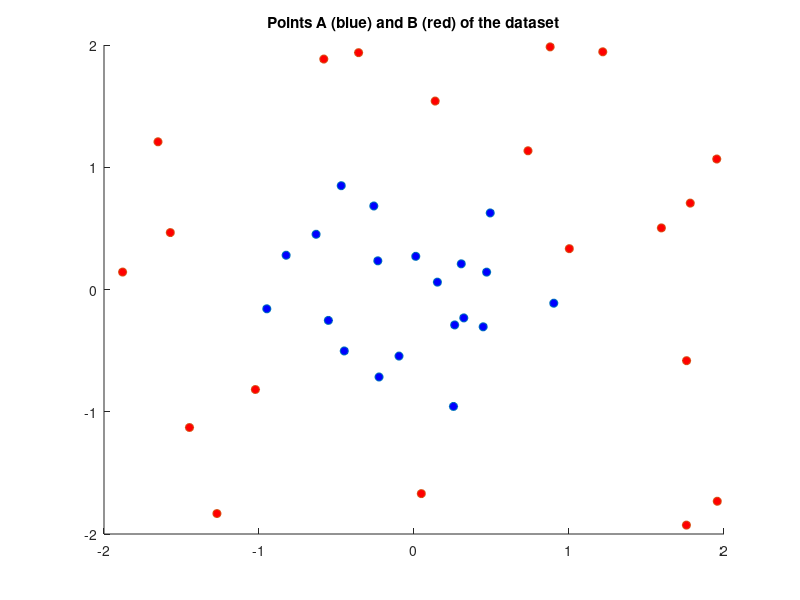

Recreate this plot in MATLAB. (Note: this script raises an error after producing the figure.)

%{
    Questo algoritmo prevede lo stesso obiettivo fatto nell'omonimo,
    ma stavolta risolvendo il più semplice problema Lagrangiano duale.

    Inoltre il dataset contiene dati NON linearmente separabili.
    Utilizzando il duale Lagrangiano c'è poco da modificare. 

%}




%{
    DATASET
%}


A = [0.0113    0.2713
        0.9018   -0.1121
        0.2624   -0.2899
        0.3049    0.2100
       -0.2255   -0.7156
       -0.9497   -0.1578
       -0.6318    0.4516
       -0.2593    0.6831
        0.4685    0.1421
       -0.4694    0.8492
       -0.5525   -0.2529
       -0.8250    0.2802
        0.4463   -0.3051
        0.3212   -0.2323
        0.2547   -0.9567
        0.4917    0.6262
       -0.2334    0.2346
        0.1510    0.0601
       -0.4499   -0.5027
       -0.0967   -0.5446  ];

B = [ 1.2178    1.9444
      -1.8800    0.1427
      -1.6517    1.2084
       1.9566   -1.7322
       1.7576   -1.9273
       0.7354    1.1349
       0.1366    1.5414
       1.5960    0.5038
      -1.4485   -1.1288
      -1.2714   -1.8327
      -1.5722    0.4658
       1.7586   -0.5822
      -0.3575    1.9374
       1.7823    0.7066
       1.9532    1.0673
      -1.0233   -0.8180
       1.0021    0.3341
       0.0473   -1.6696
       0.8783    1.9846
      -0.5819    1.8850  ];

%il training set è l'unione di A e B
T = [A;B];

%dimensione set A e B
nA = size(A,1);
nB = size(B,1);

%plotto i punti
figure(1), clf
scatter(A(:,1),A(:,2), 'MarkerFaceColor','b')
hold on
scatter(B(:,1),B(:,2), 'MarkerFaceColor','r')
title("Points A (blue) and B (red) of the dataset");

%Stavolta la funzione obiettivo è: f = -1/2 l^T X^T X l + e^T l

%{
    Matrice X. Questa è nxL dove n è la dimensione delle componenti di ogni
    punto (2 nel nostro caso), mentre L il numero di punti nel training
    set, ossia nA+nB. Ogni cella (i,j) di X è riempita cosi:
                            y^j * x_i^j
%}

%creo intanto le etichette, 1 per i punti in A, -1 per quelli in B
y = [ ones(nA,1); -ones(nB,1)];

Q = zeros(nA+nB, nA+nB);


for row=1:size(Q,1)
    for column=1:size(Q,2)
        Q(row,column) = y(row)*y(column)*gaussian_kernel( T(row,:), T(column,:));
    end
end

%il vettore e è una serie di 1 
e = ones(1,nA+nB);


% Abbiamo già la forma per quadprog --> in x^T Q x + c^T x

c = e;


%Dx=0, ma abbiamo solo che ly1 + ly2 +... = 0
D = y';

%ogni lambda l deve essere maggiore o uguale a zero
l = zeros(1,nA+nB);

%NUOVO: ogni lambda l deve essere minore o uguale a C
C = 10;
u = C*ones(1,nA+nB);

%{
    risolvo il problema quadratico convesso che siccome era di massimo
    allora inserirò -f
    Nota che Q è stato calcolato non contando -1/2 a sinistra, quindi
    quella parte è come se già avesse contato il "-". Mentre c'è da
    cambiare la parte c^T x.
%}
solution = quadprog(Q,-c,[],[],D,0,l,u,[]);

%la soluzione contiene i vari lambda (pari al numero di punti nel dataset)


%{
    Non posso disegnarmi l'Hyperplane in quanto questo è lineare solo nel
    feature space. Immagina che lo spazio di partenza sia 2D e che il feature
    space sia 3D. Per trovare la curva (non lineare quindi) nello spazio
    di partenza basta plottare solo markare quei punti (x,y) dove
    l'hyperplane nel feature space è zero, ossia h(x,y)=0.
%}

%prendo il minimo x e y del training set
min_x = min(T(:,1));
min_y = min(T(:,2));
%prendo il massimo di x e y del training set
max_x = max(T(:,1));
max_y = max(T(:,2));
%{
    Per disegnare la curva di boundary, Immagino ogni possibile combinazione 
    tra quei punti creando una sorta di griglia di punti nel rettangolo formato 
    dai punti di min e max sopra e verifico dove h(x)=0
%}

%il termine noto b^* è sempre costante, non dipende da x
%trovo quel lambda tale che il suo valore sia tra 0 e C e prendo il relativo y
index = find(solution > 0.001 & solution < C-1e-3);
index = index(1);
yi = y(index);
xi = T(index,:);
b = 1/yi - sum( solution.*y.*arrayfun(@(row) gaussian_kernel(T(row,:),xi) ,1:(nA+nB) )'  );

%salverò qui i punti g della griglia che fanno da boundary(h(g)=0)
g_boundary = [];
%per ogni punto possibile della griglia...
for g_x=min_x:0.01:max_x
    for g_y=min_y:0.01 :max_y

        %punto della griglia
        g = [g_x,g_y];
        
        %calcolo il w^* che si avrebbe con tale punto
        w = sum(solution.*y.*arrayfun(@(row) gaussian_kernel(T(row,:),g) ,1:(nA+nB) )');

        %calcolo il valore che assume nel feature space
        h_g = w+b;

        %se è zero (con un certo errore) allora posso salvarmelo perchè fa
        %parte del boundary
        if abs(h_g)>1e-2
            g_boundary = [g_boundary; g];
        end
    end
end

%plotto i punti di boundary
hold on
scatter(g_boundary(:,1),g_boundary(:,2), 'MarkerFaceColor','g')



function k = gaussian_kernel(x1, x2)
    gamma = 1;
    k = exp(-gamma*norm(x1-x2)^2);

end



